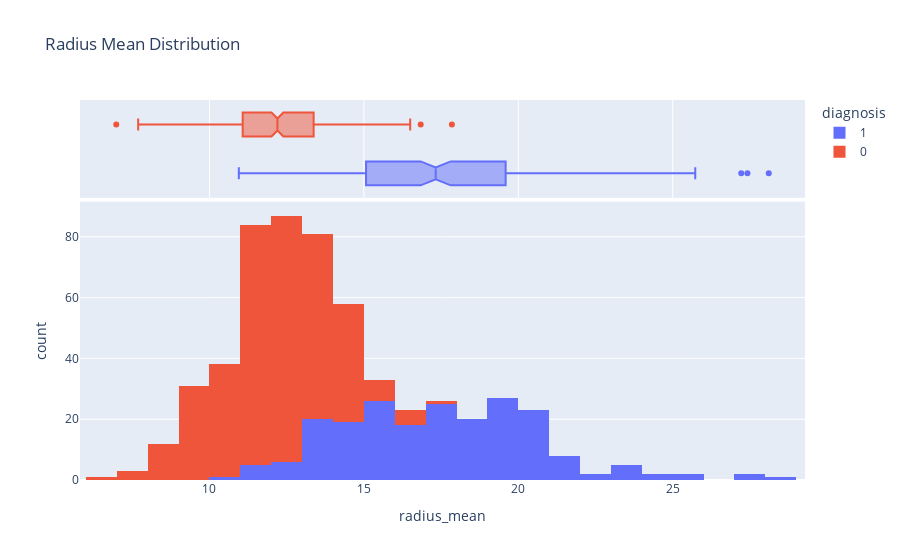

The notebook cell this image was saved under:
### Code cell
px.histogram(df, x="radius_mean", marginal= "box", color ="diagnosis", title = "Radius Mean Distribution ")

### Figure 1 — Plotly figure (JSON) as saved in the notebook; plotly's stock layout.template omitted (floating-point values rounded to 4 significant figures; data arrays with more than 128 entries replaced by an {"elided": "..."} marker saying what was removed)
{"data": [{"alignmentgroup": "True", "bingroup": "x", "hovertemplate": "diagnosis=1<br>radius_mean=%{x}<br>count=%{y}<extra></extra>", "legendgroup": "1", "marker": {"color": "#636efa", "pattern": {"shape": ""}}, "name": "1", "offsetgroup": "1", "orientation": "v", "showlegend": true, "type": "histogram", "x": {"elided": "212 float values"}, "xaxis": "x", "yaxis": "y"}, {"alignmentgroup": "True", "hovertemplate": "diagnosis=1<br>radius_mean=%{x}<extra></extra>", "legendgroup": "1", "marker": {"color": "#636efa"}, "name": "1", "notched": true, "offsetgroup": "1", "showlegend": false, "type": "box", "x": {"elided": "212 float values"}, "xaxis": "x2", "yaxis": "y2"}, {"alignmentgroup": "True", "bingroup": "x", "hovertemplate": "diagnosis=0<br>radius_mean=%{x}<br>count=%{y}<extra></extra>", "legendgroup": "0", "marker": {"color": "#EF553B", "pattern": {"shape": ""}}, "name": "0", "offsetgroup": "0", "orientation": "v", "showlegend": true, "type": "histogram", "x": {"elided": "357 float values"}, "xaxis": "x", "yaxis": "y"}, {"alignmentgroup": "True", "hovertemplate": "diagnosis=0<br>radius_mean=%{x}<extra></extra>", "legendgroup": "0", "marker": {"color": "#EF553B"}, "name": "0", "notched": true, "offsetgroup": "0", "showlegend": false, "type": "box", "x": {"elided": "357 float values"}, "xaxis": "x2", "yaxis": "y2"}], "layout": {"barmode": "relative", "legend": {"title": {"text": "diagnosis"}, "tracegroupgap": 0}, "title": {"text": "Radius Mean Distribution "}, "xaxis": {"anchor": "y", "domain": [0, 1], "title": {"text": "radius_mean"}}, "xaxis2": {"anchor": "y2", "domain": [0, 1], "matches": "x", "showgrid": true, "showticklabels": false}, "yaxis": {"anchor": "x", "domain": [0, 0.7326], "title": {"text": "count"}}, "yaxis2": {"anchor": "x2", "domain": [0.7426, 1], "matches": "y2", "showgrid": false, "showline": false, "showticklabels": false, "ticks": ""}}}
